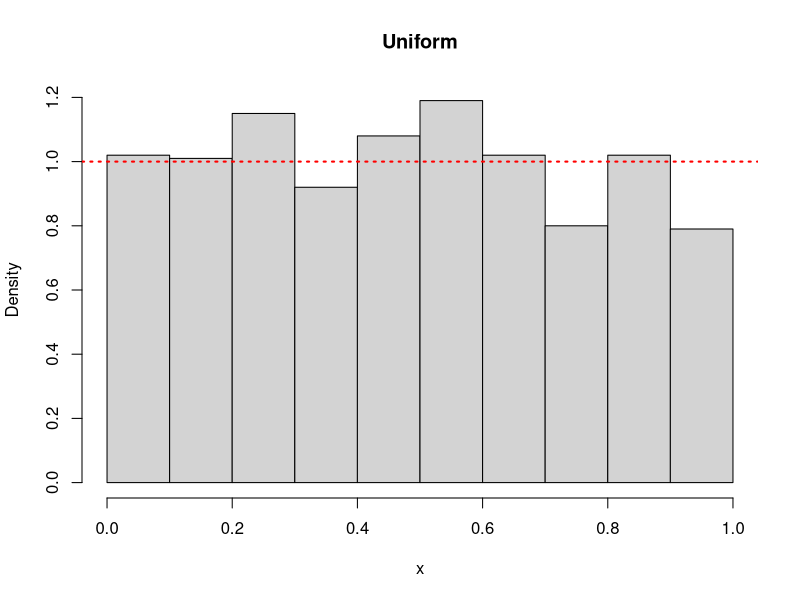
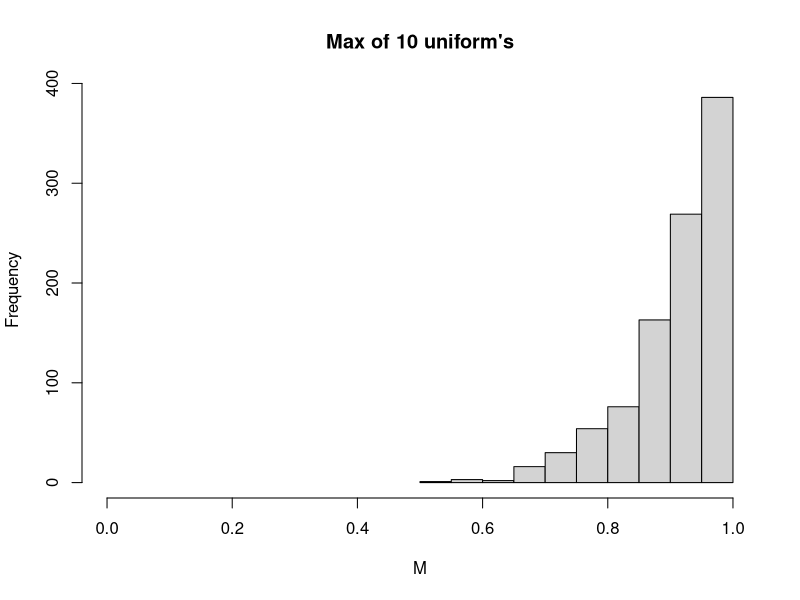
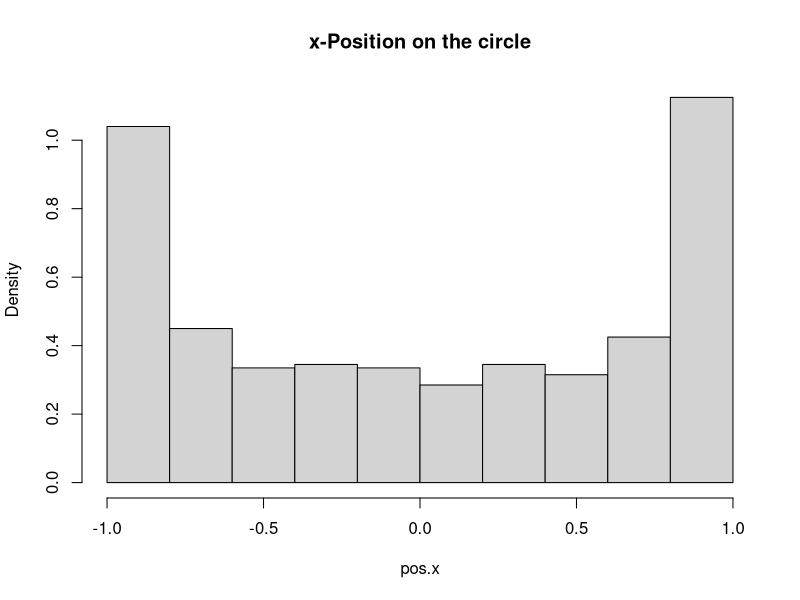

Generate these figures, in order, with R:
# uniform numbers

n <- 1000
x <- runif(n)
hist(x, freq=F, nclass=10, main="Uniform", ylim=c(0,1.2))
abline(h =1, col="red", lty="dotted", lwd=2)

# the maximum of uniform numbers

n <- 10
N <- 1000
M <- rep(0,N)
for (i in 1:N){
   u <- runif(n)
   M[i] <- max(u)
}
hist(M, xlim=c(0,1), main="Max of 10 uniform's")
summary(M)[-4]

# arcsin law

N <- 1000
theta <- runif(N)*2*pi
pos.x <- cos(theta)
hist(pos.x, xlim=c(-1,1), main="x-Position on the circle", freq=F)
summary(pos.x)[-4]

# end
